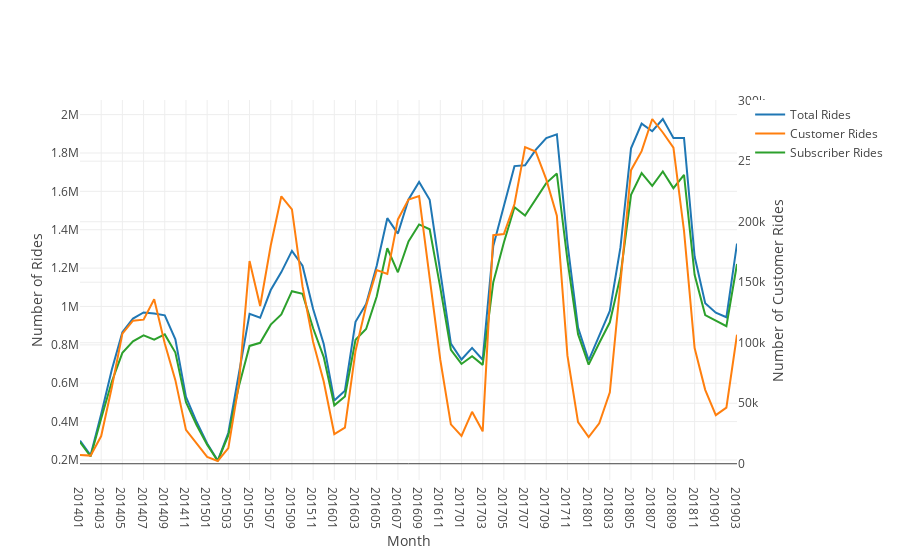

Here is the notebook cell this chart was saved with:
### Markdown cell above
### Form the graph below we can see that both Subscriber and Customer rides fluctuate thorought the year, but the general trend is an increase for both.

### Code cell
#here i am using plotly instead to plot the data. note: here I told x axis station ids to be a catagory 
#in the layout section, this is because as they are, they are plotted as numbers

#define each line individually 
trace_total = go.Scatter(x= df_stats_sorted['month'],y=df_stats_sorted['Total rides'], name= 'Total Rides')
trace_cust = go.Scatter(x= df_stats_sorted['month'],y=df_stats_sorted['Customers'], name= 'Customer Rides', yaxis='y2')
trace_Subs = go.Scatter(x= df_stats_sorted['month'],y=df_stats_sorted['Subscribers'], name= 'Subscriber Rides')

#commit it to data
data_total=[trace_total, trace_cust, trace_Subs]

#adjust the layout settings
layout_total = go.Layout(xaxis=dict(type='category', title='Month'),yaxis=dict(title='Number of Rides'), yaxis2=dict(title='Number of Customer Rides', overlaying='y', side='right'))

#commit to figure
fig = go.Figure(data=data_total, layout=layout_total)
#plot in notebook
plotly.offline.iplot(fig, filename='Rides.html')
